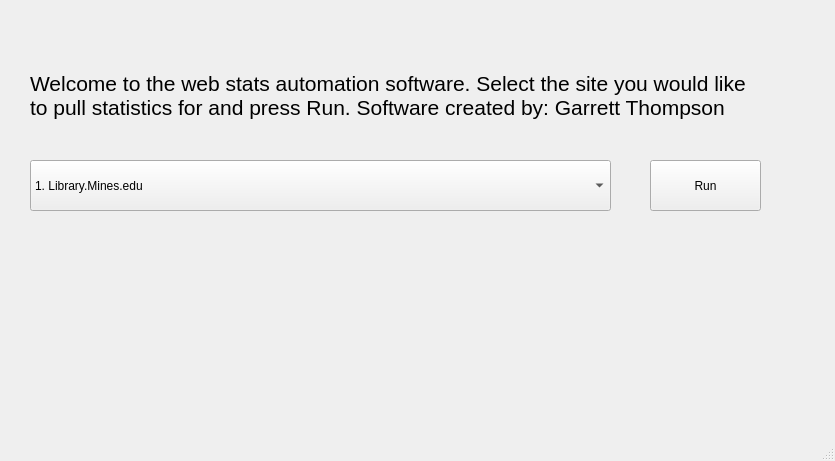
<?xml version="1.0" encoding="UTF-8"?>
<ui version="4.0">
 <class>MainWindow</class>
 <widget class="QMainWindow" name="MainWindow">
  <property name="geometry">
   <rect>
    <x>0</x>
    <y>0</y>
    <width>835</width>
    <height>461</height>
   </rect>
  </property>
  <property name="windowTitle">
   <string>MainWindow</string>
  </property>
  <widget class="QWidget" name="centralwidget">
   <widget class="QPushButton" name="RunButton">
    <property name="geometry">
     <rect>
      <x>650</x>
      <y>160</y>
      <width>111</width>
      <height>51</height>
     </rect>
    </property>
    <property name="text">
     <string>Run</string>
    </property>
   </widget>
   <widget class="QComboBox" name="DropDown">
    <property name="geometry">
     <rect>
      <x>30</x>
      <y>160</y>
      <width>581</width>
      <height>51</height>
     </rect>
    </property>
    <item>
     <property name="text">
      <string>1. Library.Mines.edu</string>
     </property>
    </item>
    <item>
     <property name="text">
      <string>4. LibGuides</string>
     </property>
    </item>
    <item>
     <property name="text">
      <string>5. Libcal</string>
     </property>
    </item>
    <item>
     <property name="text">
      <string>6. Libanswers</string>
     </property>
    </item>
    <item>
     <property name="text">
      <string>7. Libwaizard</string>
     </property>
    </item>
   </widget>
   <widget class="QLabel" name="TitleInfo">
    <property name="geometry">
     <rect>
      <x>30</x>
      <y>40</y>
      <width>731</width>
      <height>111</height>
     </rect>
    </property>
    <property name="text">
     <string>&lt;html&gt;&lt;head/&gt;&lt;body&gt;&lt;p&gt;&lt;span style=&quot; font-size:16pt;&quot;&gt;Welcome to the web stats automation software.  Select the site you would like to pull statistics for and press Run. Software created by: Garrett Thompson&lt;/span&gt;&lt;/p&gt;&lt;/body&gt;&lt;/html&gt;</string>
    </property>
    <property name="textFormat">
     <enum>Qt::RichText</enum>
    </property>
    <property name="wordWrap">
     <bool>true</bool>
    </property>
   </widget>
   <widget class="QLabel" name="Mineslogo">
    <property name="geometry">
     <rect>
      <x>600</x>
      <y>280</y>
      <width>161</width>
      <height>151</height>
     </rect>
    </property>
    <property name="text">
     <string/>
    </property>
    <property name="pixmap">
     <pixmap resource="Designerpictures.qrc">:/MinesLogo/Arthur Lakes Library Logo.jpg</pixmap>
    </property>
    <property name="scaledContents">
     <bool>true</bool>
    </property>
   </widget>
  </widget>
  <widget class="QStatusBar" name="statusbar"/>
 </widget>
 <resources>
  <include location="Designerpictures.qrc"/>
 </resources>
 <connections/>
</ui>
